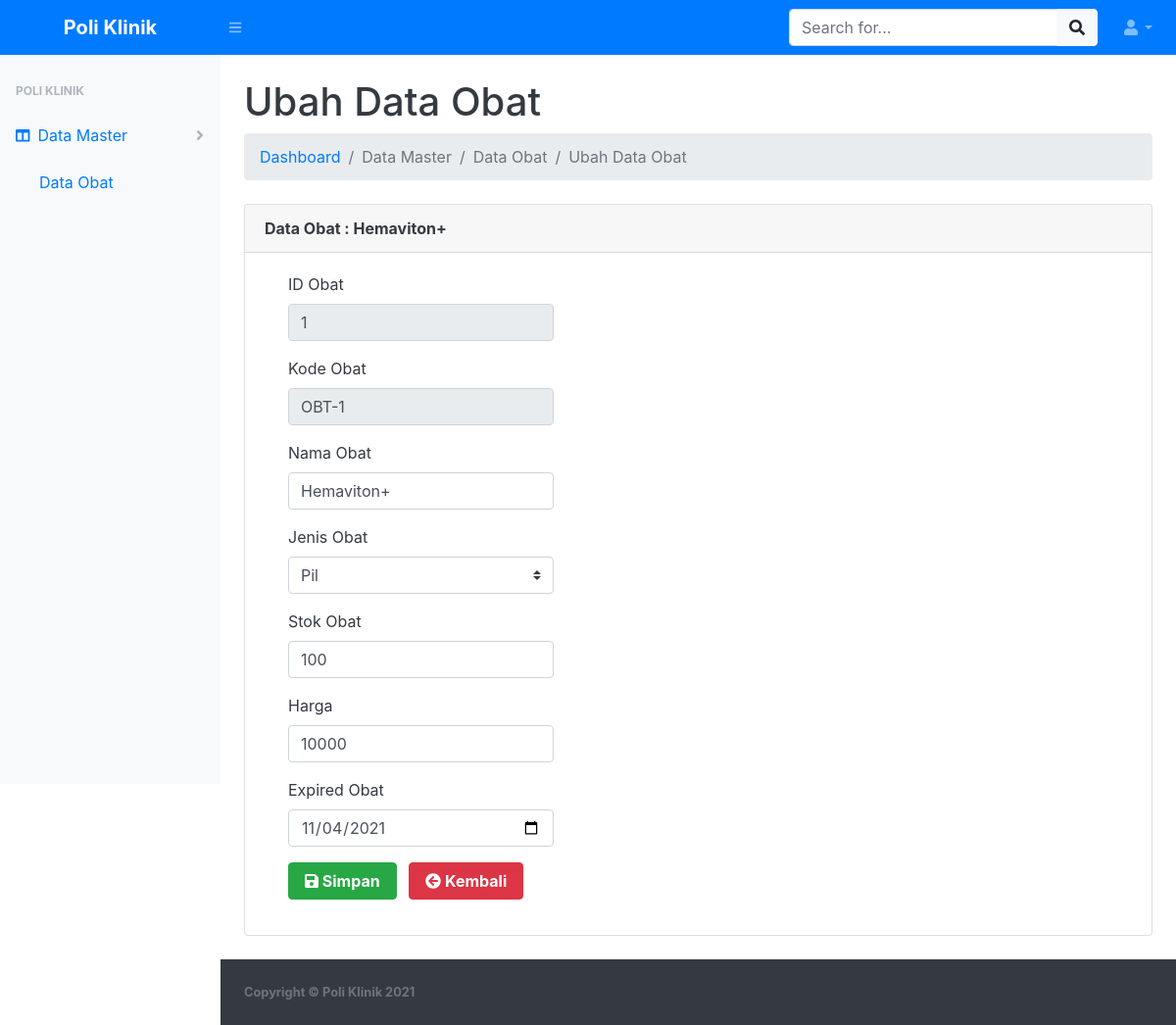
The page /data-master/data-obat/obat_ubah.php?&id_obat=1 (signed in) on the database its author committed.
### tables this page shows
CREATE TABLE `tb_obat` (
  `id_obat` int NOT NULL,
  `kd_obat` varchar(10) NOT NULL,
  `nm_obat` varchar(30) NOT NULL,
  `jenis_obat` varchar(25) NOT NULL,
  `stok` int NOT NULL,
  `harga_obat` int NOT NULL,
  `exp_obat` date NOT NULL
);

### data-master/data-obat/obat_ubah.php (the view, shortened to what this page needs)
<?php
include '../../koneksi.php';
$ambil = $koneksi->query("SELECT * FROM tb_obat WHERE id_obat='$_GET[id_obat]'");
$pecah = $ambil->fetch_assoc();
?>
<!DOCTYPE html>
<html lang="en">
<head>
    <link href="../../assets/css/styles.css" rel="stylesheet" />
    <link href="../../assets/css/dataTables.bootstrap4.min.css" rel="stylesheet" />
</head>
<body class="sb-nav-fixed">
    <nav class="sb-topnav navbar navbar-expand navbar-dark bg-primary">
        <a class="navbar-brand font-weight-bold text-center" href="../../index.php">Poli Klinik</a>
        <button class="btn btn-link btn-sm order-1 order-lg-0" id="sidebarToggle" href="#"><i class="fas fa-bars"></i></button>
        <form class="d-none d-md-inline-block form-inline ml-auto mr-0 mr-md-3 my-2 my-md-0">
            <div class="input-group">
                <input class="form-control" type="text" placeholder="Search for..." aria-label="Search" aria-describedby="basic-addon2" />
                <div class="input-group-append">
                    <button class="btn btn-light" type="button"><i class="fas fa-search"></i></button>
                </div>
            </div>
        </form>
        <ul class="navbar-nav ml-auto ml-md-0">
            <li class="nav-item dropdown">
                <a class="nav-link dropdown-toggle" id="userDropdown" href="#" role="button" data-toggle="dropdown" aria-haspopup="true" aria-expanded="false"><i class="fas fa-user fa-fw"></i></a>
            </li>
        </ul>
    </nav>
    <div id="layoutSidenav">
        <div id="layoutSidenav_nav">
            <nav class="sb-sidenav accordion sb-sidenav-light" id="sidenavAccordion">
                <div class="sb-sidenav-menu">
                    <div class="nav">
                        <div class="sb-sidenav-menu-heading">Poli Klinik</div>
                        <a class="nav-link collapsed active" href="#" data-toggle="collapse" data-target="#data-master" aria-expanded="false" aria-controls="data-master">
                            <div class="sb-nav-link-icon"><i class="fas fa-columns"></i></div>
                            Data Master
                            <div class="sb-sidenav-collapse-arrow"><i class="fas fa-angle-down"></i></div>
                        </a>
                        <div class="collapse show" id="data-master" aria-labelledby="headingOne" data-parent="#sidenavAccordion">
                            <nav class="sb-sidenav-menu-nested nav show">
                                <a class="nav-link active" href="obat.php">Data Obat</a>
                            </nav>
                        </div>
                    </div>
                </div>
            </nav>
        </div>
        <div id="layoutSidenav_content" class="bg-white text-dark">
            <main>
                <div class="container-fluid">
                    <h1 class="mt-4">Ubah Data Obat</h1>
                    <ol class="breadcrumb mb-4">
                        <li class="breadcrumb-item"><a href="../../index.php" class="text-decoration-none">Dashboard</a></li>
                        <li class="breadcrumb-item active">Data Master</li>
                        <li class="breadcrumb-item active">Data Obat</li>
                        <li class="breadcrumb-item active">Ubah Data Obat</li>
                    </ol>
                    <div class="card mb-4">
                        <div class="card-header font-weight-bold">
                            Data Obat : <?php echo $pecah['nm_obat']; ?>
                        </div>
                        <div class="card-body">
                            <div class="">
                                <form class="ml-4" method="post" enctype="multipart/form-data">
                                    <div class="form-group row">
                                        <div class="col-sm-4">
                                            <label>ID Obat</label>
                                            <input type="text" class="form-control" name="id_obat" value="<?php echo $pecah['id_obat']; ?>" readonly>
                                        </div>
                                    </div>
                                    <div class="form-group row">
                                        <div class="col-sm-4">
                                            <label>Kode Obat</label>
                                            <input type="text" class="form-control" name="kd_obat" value="<?php echo $pecah['kd_obat']; ?>" readonly>
                                        </div>
                                    </div>
                                    <div class="form-group row">
                                        <div class="col-sm-4">
                                            <label>Nama Obat</label>
                                            <input type="text" class="form-control" name="nm_obat" value="<?php echo $pecah['nm_obat']; ?>" required>
                                        </div>
                                    </div>
                                    <div class="form-group row">
                                        <div class="col-sm-4">
                                            <label>Jenis Obat</label>
                                            <select class="custom-select" name="jenis_obat">
                                                <option value="<?php echo $pecah['jenis_obat']; ?>"><?php echo $pecah['jenis_obat']; ?></option>
                                            </select>
                                        </div>
                                    </div>
                                    <div class="form-group row">
                                        <div class="col-sm-4">
                                            <label>Stok Obat</label>
                                            <input type="text" class="form-control" name="stok" value="<?php echo $pecah['stok']; ?>" required>
                                        </div>
                                    </div>
                                    <div class="form-group row">
                                        <div class="col-sm-4">
                                            <label>Harga</label>
                                            <input type="text" class="form-control" name="harga_obat" value="<?php echo $pecah['harga_obat']; ?>" required>
                                        </div>
                                    </div>
                                    <div class="form-group row">
                                        <div class="col-sm-4">
                                            <label>Expired Obat</label>
                                            <input type="date" class="form-control" name="exp_obat" value="<?php echo $pecah['exp_obat']; ?>" required>
                                        </div>
                                    </div>
                                    <div class="form-group ">
                                        <button class="btn btn-success font-weight-bold px-3 mr-2" name="ubah"><i class="fas fa-save"></i> Simpan</button>
                                        <a href="obat.php" class="btn btn-danger font-weight-bold px-3 mr-2"><i class="fas fa-arrow-circle-left"></i> Kembali</a>
                                    </div>
                                </form>
                            </div>
                        </div>
                    </div>
                </div>
            </main>
            <footer class="py-4 bg-dark mt-auto">
                <div class="container-fluid">
                    <div class="d-flex align-items-center justify-content-between small">
                        <div class="text-muted font-weight-bold">Copyright &copy; Poli Klinik 2021</div>
                    </div>
                </div>
            </footer>
        </div>
    </div>
</body>
</html>

### rows shown on the page
tb_obat: nm_obat "Hemaviton+", id_obat "1", kd_obat "OBT-1", jenis_obat "Pil", stok "100", harga_obat "10000", exp_obat "11/04/2021"
